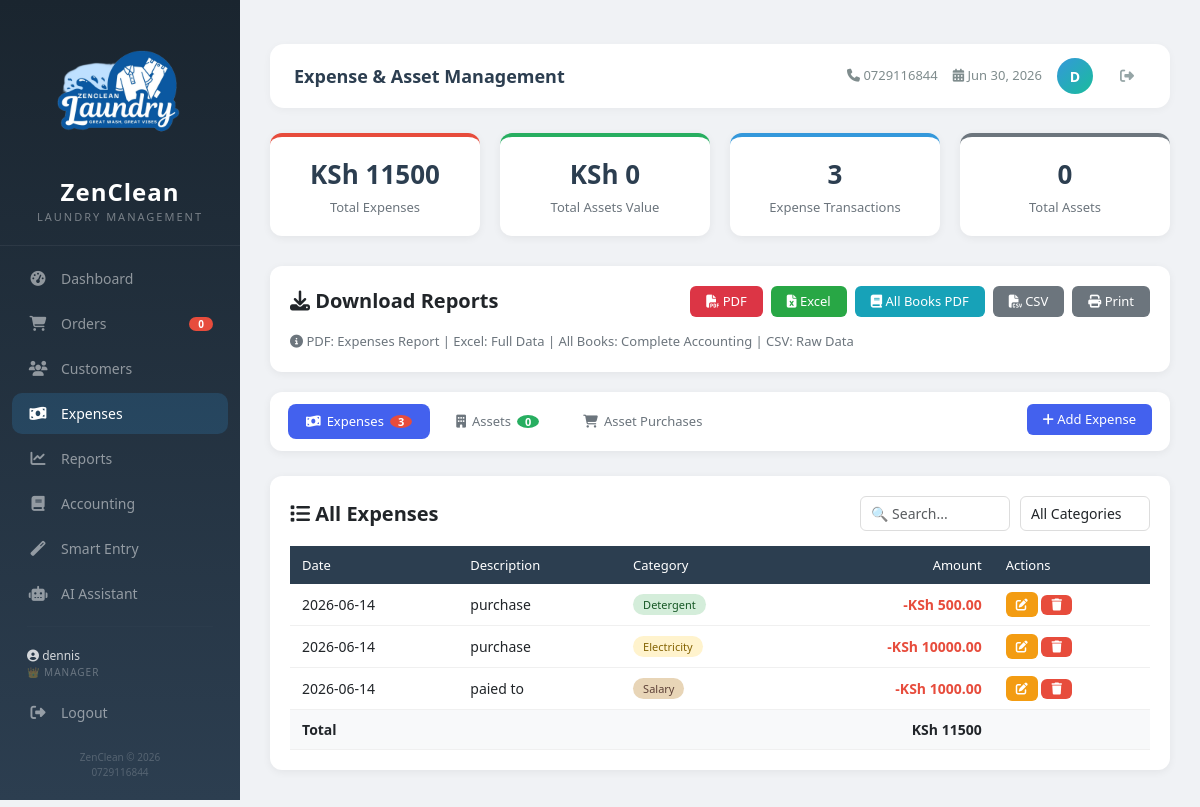
The app's page /expenses/ (signed in), older data.
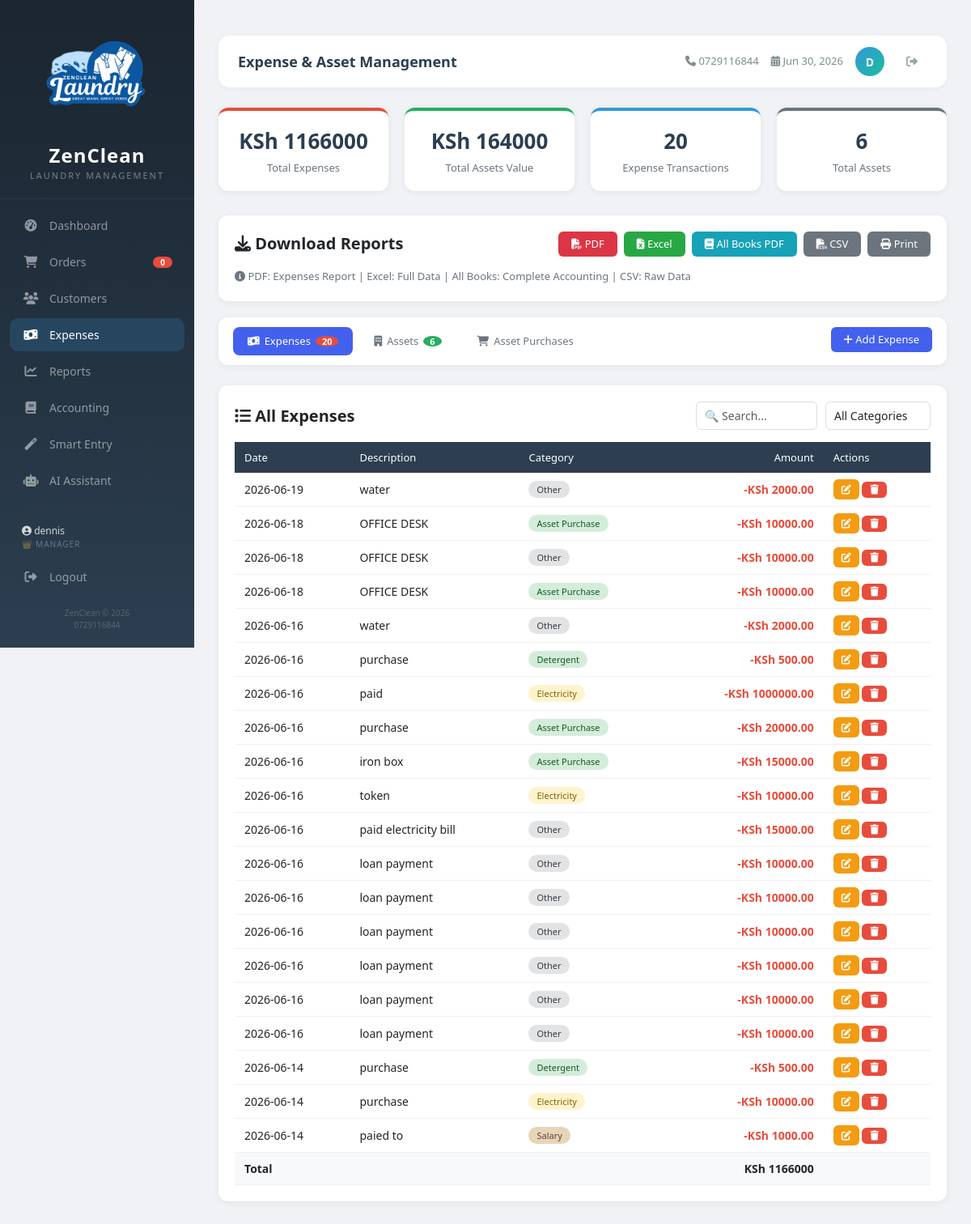
The same page, newer data.
### laundry/models/models.py (models this page shows, shortened)
class Expense(models.Model):
    CATEGORY_CHOICES = [
        ('salary', 'Salary'),
        ('rent', 'Rent'),
        ('electricity', 'Electricity'),
        ('water', 'Water'),
        ('detergent', 'Detergent'),
        ('maintenance', 'Maintenance'),
        ('asset_purchase', 'Asset Purchase'),
        ('other', 'Other'),
    ]
    description = models.CharField(max_length=200)
    category = models.CharField(max_length=20, choices=CATEGORY_CHOICES, default='other')
    amount = models.DecimalField(max_digits=15, decimal_places=2)
    date = models.DateField(default=timezone.now)
    notes = models.TextField(blank=True)
    created_by = models.ForeignKey(User, on_delete=models.SET_NULL, null=True)
    created_at = models.DateTimeField(auto_now_add=True)
    updated_at = models.DateTimeField(auto_now=True)
    journal = models.ForeignKey('Journal', on_delete=models.SET_NULL, null=True, blank=True)

### laundry/main_views.py (the view, shortened to what this page needs)
    @login_required
    def wrapper(request, *args, **kwargs):
        print(f"=== manager_required check for: {request.user.username} ===")
        if request.user.is_superuser:
            print("✅ Superuser - access granted")
            return view_func(request, *args, **kwargs)

### laundry/context_processors.py (called while the page is built)
def company_settings(request):
    return {
        'company_name': getattr(settings, 'COMPANY_NAME', 'ZenClean'),
        'company_phone': getattr(settings, 'COMPANY_PHONE', '0729 116 844'),
        'company_email': getattr(settings, 'COMPANY_EMAIL', 'info@zenclean.co.ke'),
        'company_address': getattr(settings, 'COMPANY_ADDRESS', 'Kasarani, Nairobi, Kenya'),
        'company_website': getattr(settings, 'COMPANY_WEBSITE', 'www.zenclean.co.ke'),
        'company_logo_text': getattr(settings, 'COMPANY_LOGO_TEXT', '🧺 ZenClean'),
    }

def base_context(request):
    from django.utils import timezone
    return {
        'today': timezone.now(),
        'site_name': getattr(settings, 'COMPANY_NAME', 'ZenClean'),
    }

### laundry/main_views.py (called while the page is built, shortened)
def manager_required(view_func):
    @login_required
    def wrapper(request, *args, **kwargs):
        print(f"=== manager_required check for: {request.user.username} ===")
        if request.user.is_superuser:
            print("✅ Superuser - access granted")
            return view_func(request, *args, **kwargs)
    return wrapper

### laundry/templates/laundry/expenses.html (shortened to what the changed rows need)
﻿{% extends 'base/base.html' %}
{% load custom_filters %}
{% block content %}
<div class="summary-grid">
    <div class="summary-card expense">
        <div class="summary-number">KSh {{ total_expenses|default:0 }}</div>
        <div class="summary-label">Total Expenses</div>
    </div>
    <div class="summary-card asset">
        <div class="summary-number">KSh {{ total_assets_value|default:0 }}</div>
        <div class="summary-label">Total Assets Value</div>
    </div>
    <div class="summary-card" style="border-top-color: #3498db;">
        <div class="summary-number">{{ expenses_count|default:0 }}</div>
        <div class="summary-label">Expense Transactions</div>
    </div>
    <div class="summary-card" style="border-top-color: #6c757d;">
        <div class="summary-number">{{ assets_count|default:0 }}</div>
        <div class="summary-label">Total Assets</div>
    </div>
</div>
<div class="tab-nav">
    <button class="tab-btn active" onclick="switchTab('expenses')">
        <i class="fas fa-money-bill-wave"></i> Expenses <span class="badge" style="background: #e74c3c; color: white; border-radius: 50%; padding: 1px 8px; font-size: 11px;">{{ expenses_count|default:0 }}</span>
    </button>
    <button class="tab-btn" onclick="switchTab('assets')">
        <i class="fas fa-building"></i> Assets <span class="badge" style="background: #27ae60; color: white; border-radius: 50%; padding: 1px 8px; font-size: 11px;">{{ assets_count|default:0 }}</span>
    </button>
</div>
<div class="tab-content active" id="tab-expenses">
    <div class="stat-card">
        <div class="table-responsive">
            <table class="table-custom" id="expenseTable">
                <thead>
                    <tr>
                        <th>Date</th>
                        <th>Description</th>
                        <th>Category</th>
                        <th style="text-align: right;">Amount</th>
                        <th>Actions</th>
                    </tr>
                </thead>
                <tbody>
                    {% for expense in expenses %}
                    <tr>
                        <td>{{ expense.date|date:"Y-m-d" }}</td>
                        <td>{{ expense.description }}</td>
                        <td><span class="badge-category badge-{{ expense.category }}">{{ expense.get_category_display }}</span></td>
                        <td style="text-align: right; color: #e74c3c; font-weight: 600;">-KSh {{ expense.amount }}</td>
                        <td>
                            <a href="{% url 'expense_edit' expense.id %}" class="btn-sm btn-warning"><i class="fas fa-edit"></i></a>
                            <button onclick="deleteExpense({{ expense.id }})" class="btn-sm btn-danger"><i class="fas fa-trash"></i></button>
                        </td>
                    </tr>
                    {% empty %}
                    <tr><td colspan="5"><div class="empty-state"><i class="fas fa-receipt"></i><h5>No Expenses Yet</h5><p>Start tracking your expenses</p></div></td></tr>
                    {% endfor %}
                </tbody>
                <tfoot>
                    <tr>
                        <td style="text-align: right;"><strong>KSh {{ total_expenses|default:0 }}</strong></td>
                    </tr>
                </tfoot>
            </table>
        </div>
    </div>
</div>
{% endblock %}

Row changes from the older to the newer data that the page shows:
added Expense: date "2026-06-19", description "water", category "Other", amount "2000.00"
added Expense: date "2026-06-18", description "OFFICE DESK", category "Asset Purchase", amount "10000.00"
added Expense: date "2026-06-18", description "OFFICE DESK", category "Other", amount "10000.00"
added Expense: date "2026-06-18", description "OFFICE DESK", category "Asset Purchase", amount "10000.00"
added Expense: date "2026-06-16", description "water", category "Other", amount "2000.00"
added Expense: date "2026-06-16", description "purchase", category "Detergent", amount "500.00"
added Expense: date "2026-06-16", description "paid", category "Electricity", amount "1000000.00"
added Expense: date "2026-06-16", description "purchase", category "Asset Purchase", amount "20000.00"
added Expense: date "2026-06-16", description "iron box", category "Asset Purchase", amount "15000.00"
added Expense: date "2026-06-16", description "token", category "Electricity", amount "10000.00"
added Expense: date "2026-06-16", description "paid electricity bill", category "Other", amount "15000.00"
added Expense: date "2026-06-16", description "loan payment", category "Other", amount "10000.00"
added Expense: date "2026-06-16", description "loan payment", category "Other", amount "10000.00"
added Expense: date "2026-06-16", description "loan payment", category "Other", amount "10000.00"
added Expense: date "2026-06-16", description "loan payment", category "Other", amount "10000.00"
added Expense: date "2026-06-16", description "loan payment", category "Other", amount "10000.00"
added Expense: date "2026-06-16", description "loan payment", category "Other", amount "10000.00"
Text that changed along with them:
{{ total_expenses|default:0 }}: "11500" → "1166000"
{{ total_assets_value|default:0 }}: "0" → "164000"
{{ expenses_count|default:0 }}: "3" → "20"
{{ assets_count|default:0 }}: "0" → "6"
